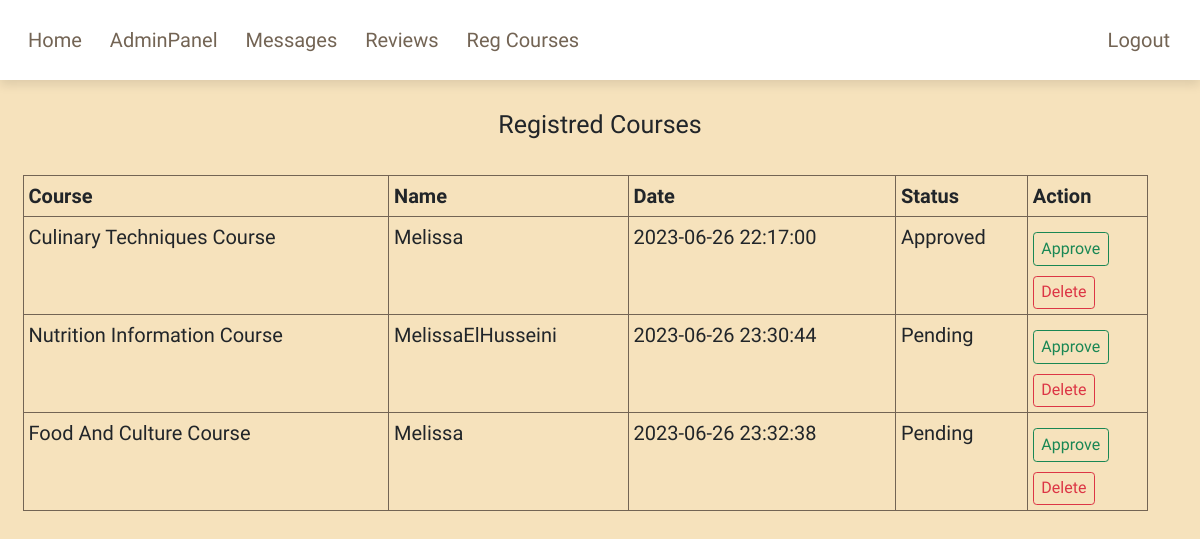
Page /finalProject/admin/reg_courses.php on the committed database.
### tables this page shows
CREATE TABLE `courses` (
  `id` int(11) NOT NULL,
  `course` varchar(200) NOT NULL,
  `name` varchar(200) NOT NULL,
  `date` datetime NOT NULL,
  `status` varchar(100) NOT NULL
);

### finalProject/admin/reg_courses.php (the view, shortened to what this page needs)
<?php
require_once('../db_config/connect.php');
?>
<!DOCTYPE html>
<html lang="en">
<head>
    <link rel="stylesheet" href="../css/homeSheet.css">
    <link href='https://unpkg.com/boxicons@2.1.4/css/boxicons.min.css' rel='stylesheet'>
    <link href="https://cdn.jsdelivr.net/npm/bootstrap@5.2.3/dist/css/bootstrap.min.css" rel="stylesheet">
</head>
<body style="background-color: #F5DEB3E0;">
<?php require "header.php";?>
<br><br>
<center><h1>Registred Courses</h1></center>
<br>
<div class="container m-4" style="font-size:20px;">
<table class="table table-bordered" style="border: 1px solid #736454;">
    <thead>
      <tr>
        <th>Course</th>
        <th>Name</th>
        <th>Date</th>
        <th>Status</th>
        <th>Action</th>
      </tr>
    </thead>
    <tbody>
    <?php
    $query="select * from courses";
    $result=mysqli_query($con,$query);
      while($row=mysqli_fetch_assoc($result)){
      ?>
      <tr>
        <td><?php echo $row['course'];?></td>
        <td><?php echo $row['name'];?></td>
        <td><?php echo $row['date'];?></td>
        <td><?php echo $row['status']; ?></td>
        <td>
		<form action="reg_courses.php" method="POST">
        <input type="submit" class="btn btn-outline-success" style="font-size: 16px;" name="approve" value="approve"><br>
        <input type="submit" class="btn btn-outline-danger" style="font-size: 16px;" name="delete" value="delete">
		</form>
   </td>
      </tr>
      <?php } ?>
    </tbody>
  </table>
</div>
</body>
</html>

### finalProject/css/homeSheet.css (style rules this page uses)
:root { --main-color: #736454; --primary-color: #eff1f3; --bg-color: #f6f8fb; --hover: #5a4d3e; --black:#222; --white:#fff; --border:.1rem solid #aaa; --box-shadow:0 .5rem 1rem rgba(0,0,0,.1); }
* { font-family: 'Dosis', sans-serif; margin: 0; padding: 0; box-sizing: border-box; outline: none; text-decoration: none; transition: all 0.4s cubic-bezier(.43,1.1,.62,1.08); text-transform: capitalize; }
html { font-size: 62.5%; overflow-x: hidden; scroll-behavior: smooth; scroll-padding-top: 6rem; }
.btn { margin-top: 1rem; display: inline-block; background: var(--main-color); border: var(--main-color); color: var(--white); font-size: 2rem; cursor: pointer; padding: 1rem 3rem; }

### rows in the picture
courses: course "Culinary Techniques Course", name "Melissa", date "2023-06-26 22:17:00", status "Approved"
courses: course "Nutrition Information Course", name "MelissaElHusseini", date "2023-06-26 23:30:44", status "Pending"
courses: course "Food And Culture Course", name "Melissa", date "2023-06-26 23:32:38", status "Pending"
